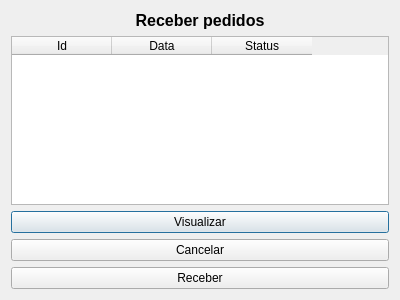
<?xml version="1.0" encoding="UTF-8"?>
<ui version="4.0">
 <class>janela_vendas</class>
 <widget class="QDialog" name="janela_vendas">
  <property name="geometry">
   <rect>
    <x>0</x>
    <y>0</y>
    <width>400</width>
    <height>300</height>
   </rect>
  </property>
  <property name="windowTitle">
   <string>Dialog</string>
  </property>
  <layout class="QVBoxLayout" name="verticalLayout_2">
   <item>
    <widget class="QLabel" name="lbl_receber_pedidos">
     <property name="font">
      <font>
       <pointsize>12</pointsize>
       <weight>75</weight>
       <bold>true</bold>
      </font>
     </property>
     <property name="text">
      <string>Receber pedidos</string>
     </property>
     <property name="alignment">
      <set>Qt::AlignCenter</set>
     </property>
    </widget>
   </item>
   <item>
    <widget class="QTableWidget" name="tb_receber_pedidos">
     <column>
      <property name="text">
       <string>Id</string>
      </property>
     </column>
     <column>
      <property name="text">
       <string>Data</string>
      </property>
     </column>
     <column>
      <property name="text">
       <string>Status</string>
      </property>
     </column>
    </widget>
   </item>
   <item>
    <widget class="QPushButton" name="btn_visualizar">
     <property name="text">
      <string>Visualizar</string>
     </property>
    </widget>
   </item>
   <item>
    <widget class="QPushButton" name="btn_cancelar">
     <property name="text">
      <string>Cancelar</string>
     </property>
    </widget>
   </item>
   <item>
    <widget class="QPushButton" name="btn_receber">
     <property name="text">
      <string>Receber</string>
     </property>
    </widget>
   </item>
  </layout>
 </widget>
 <resources/>
 <connections/>
</ui>
